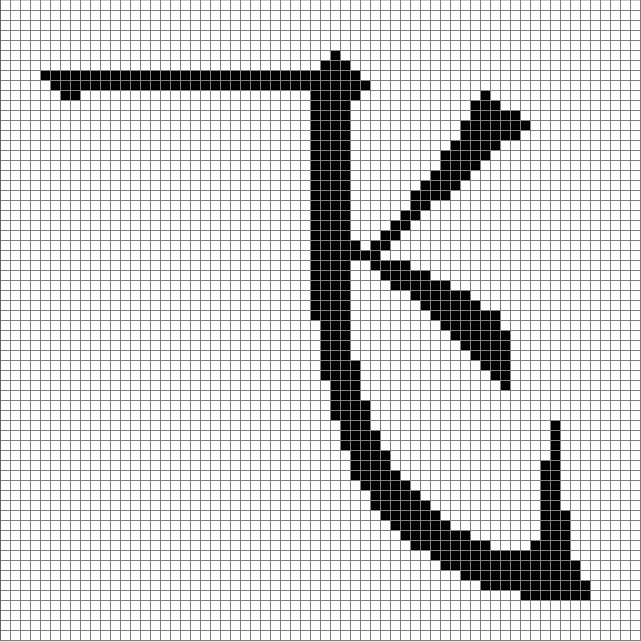
%> input picture MyToolBox/[4] trick/warm/warm1/fei.png, 641 x 642 px; the run also reads 1 picture not shown here
$ octave step1.m   (GNU Octave 9; MATLAB toolbox functions it lacks are replaced by stand-ins)
%> lines starting %> are read from the running program, lines starting %| are printed output that depends on the picture
%从图片获得点阵坐标
clear;clc
x=imread('fei.png');%64*64点阵
%> x is the input picture: size 642x641x3 uint8; mean R, G, B 206.9, 206.9, 206.9
n=82;fei=[];
for i=round(linspace(3,size(x,1),n))
    for j=round(linspace(3,size(x,2),n))
        if x(i,j,1)<20
            fei=[fei;[i,j]]  ;
        end
    end
end
%> after the loop, fei = 641 rows, first 12: [58 334; 66 326; 66 334; 66 342; 66 350; 74 42; 74 50; 74 58; 74 66; 74 74; 74 82; 74 90]

%读第二张字体点阵
y=imread('fei2.png');%64*64点阵
jing=[];
for i=round(linspace(3,size(y,1),n))
    for j=round(linspace(3,size(y,2),n))
        if y(i,j,1)<20
            jing=[jing;[i,j]]  ;
        end
    end
end
%> after the loop, jing has the same summary as fei

%%
%黏合生成起点
first_point=[fei;[jing(:,1),1500+jing(:,2)]];
%> first_point = 1282 rows, first 12: [58 334; 66 326; 66 334; 66 342; 66 350; 74 42; 74 50; 74 58; 74 66; 74 74; 74 82; 74 90]
first_point=[first_point(:,2),-first_point(:,1)]
%> first_point = 1282 rows, first 12: [334 -58; 326 -66; 334 -66; 342 -66; 350 -66; 42 -74; 50 -74; 58 -74; 66 -74; 74 -74; 82 -74; 90 -74]


%%
%生成终点
m=size(first_point,1)
%> m = 1282

t=linspace(0,2*pi,m)
%> t = 1282 values from 0 to 6.28
x=16*(sin(t)).^3;
y=13*cos(t)-5*cos(2*t)-2*cos(3*t)-cos(4*t);
last_point=[x'*17.5+900,y'*17.5-250];


%%
%展示数据
%plot(first_point(:,1),first_point(:,2),'o')
%figure
%plot(last_point(:,1),last_point(:,2),'o')


%%
figure
plot(last_point(:,1),last_point(:,2),'o')
step_length=50;%步长
set(gca,'XLim',[0,2500],'YLim',[-600,0])
set(gcf,'position',[300,370,1250,350]);
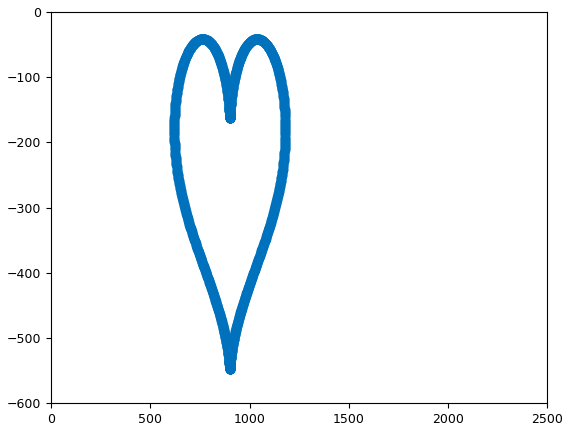
%> figure redrawn from the program's plot data
for i=0:1:step_length
    data=i/step_length.*(last_point-first_point)+first_point;
    plot(data(:,1),data(:,2),'o')
    set(gca,'XLim',[0,2500],'YLim',[-600,0])
    pause(0.1)

end
%> this loop made 51 passes
%> pass 1, `set(gca,'XLim',[0,2500],'YLim',[-600,0])`:
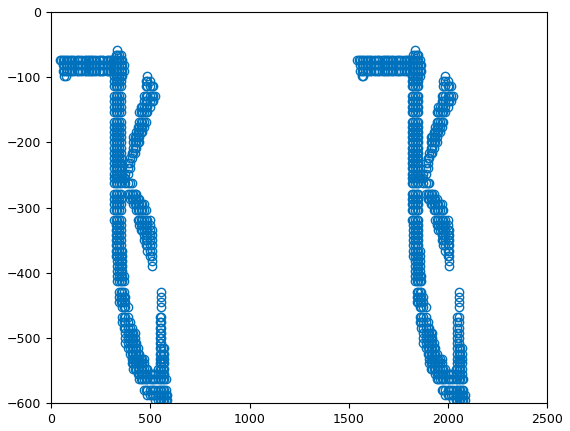
%> figure redrawn from the program's plot data
